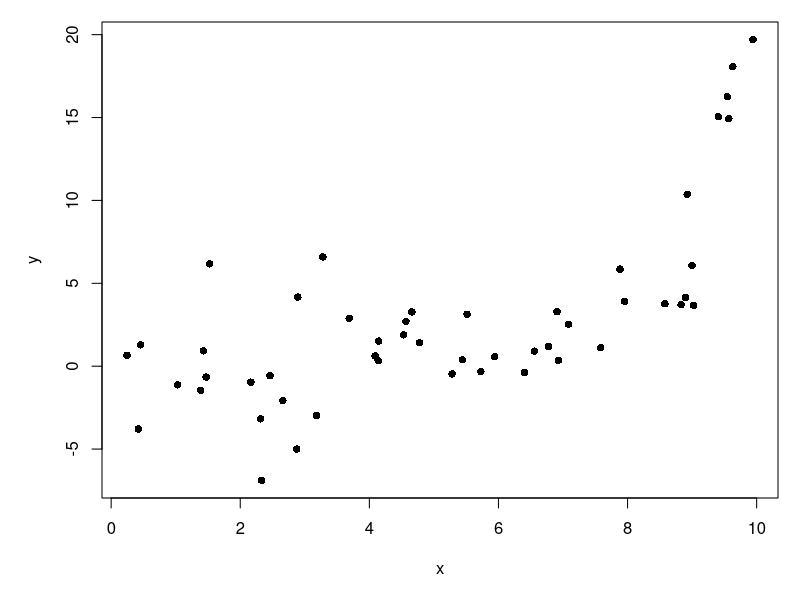
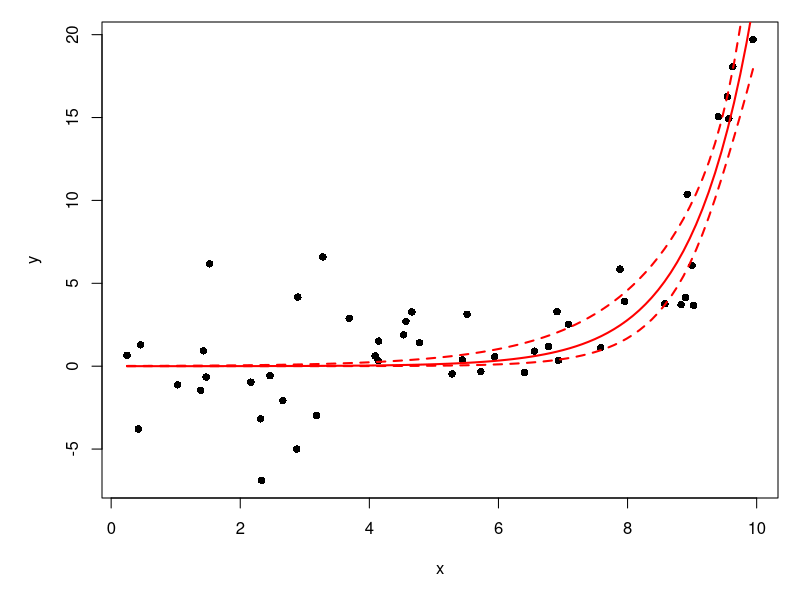
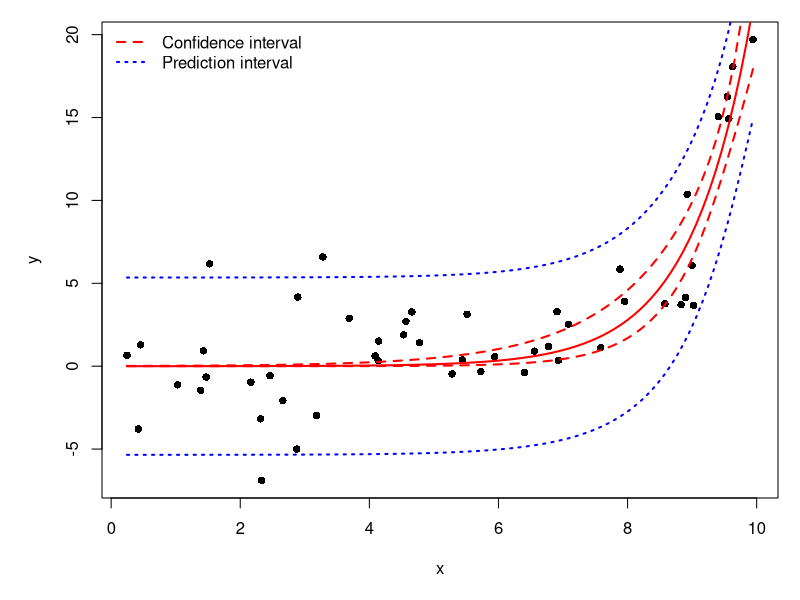
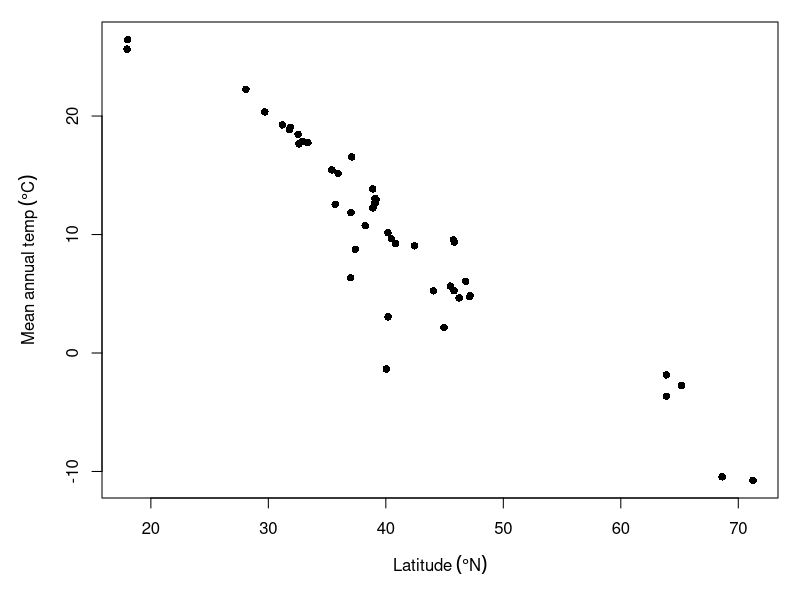
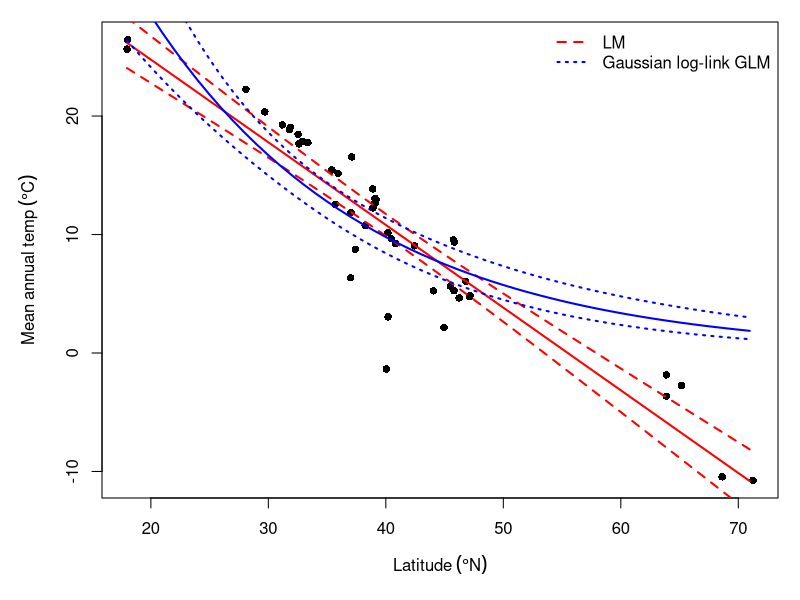
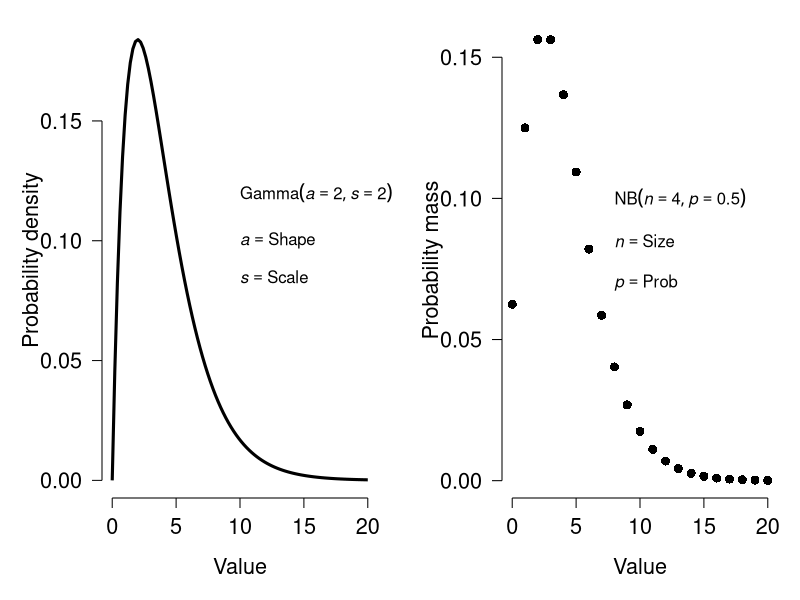
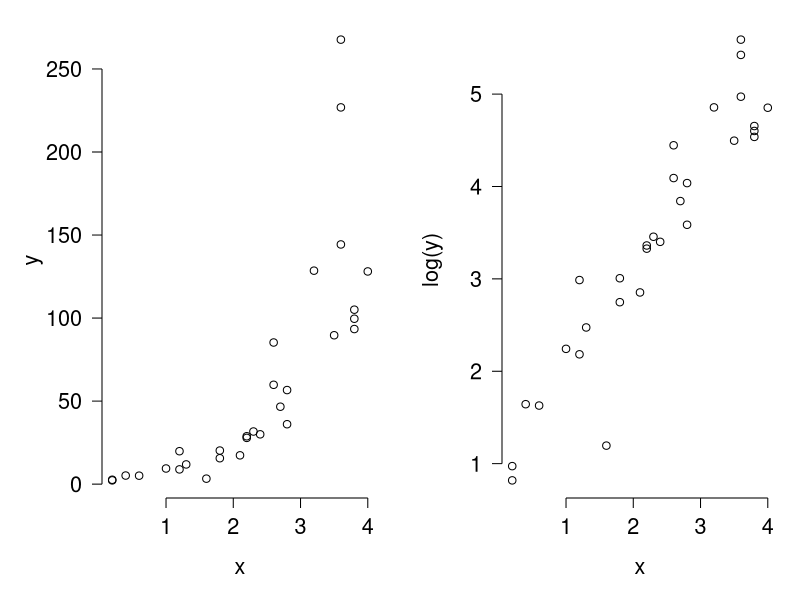
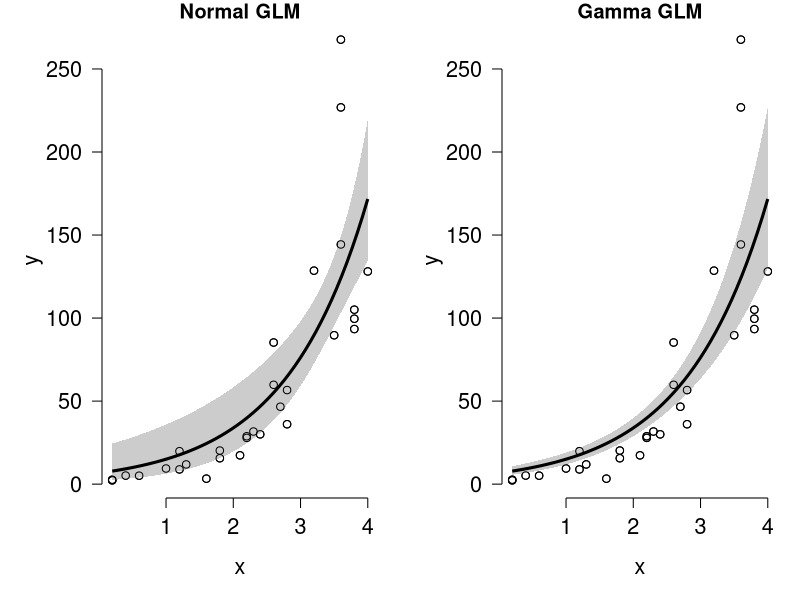

Write the R code that produced these figures, in order.
## ---- chunk 1
#| fig.width: 8
#| fig.height: 6


set.seed(123)
n <- 50
x <- runif(n, 0, 10)
beta0 <- -5.1
beta1 <- 0.8
eta <- beta0 + beta1*x
sigma <- 3
y <- rnorm(n, exp(eta), sigma)

par(mar=c(5.1, 5.1, 1.1, 1.1))
plot(x,y,pch=16)
## ---- chunk 2
mod1 <- glm(y~x, family=gaussian(link="log"),
            mustart=rep(1,n))
## ---- chunk 3
summary(mod1)
## ---- chunk 4
mod2 <- glm(y~x, family=gaussian(link="log"),
            start=c(-3, 1))
summary(mod2)
## ---- chunk 5
# x values
px <- seq(min(x), max(x), length=100)
# calculate prediction
pred <- predict(mod2, newdata=data.frame(x=px),
                type="link", se.fit=TRUE)
invlink <- mod2$family$linkinv
mn <- invlink(qnorm(0.5, pred$fit, pred$se.fit))
lo <- invlink(qnorm(0.025, pred$fit, pred$se.fit))
up <- invlink(qnorm(0.975, pred$fit, pred$se.fit))


## ---- chunk 6

par(mar=c(5.1, 5.1, 1.1, 1.1))
plot(x,y,pch=16)
points(px, lo, type="l", lwd=2, lty=2, col="red")
points(px, up, type="l", lwd=2, lty=2, col="red")
points(px, mn, type="l", lwd=2, col="red")
## ---- chunk 7
# 95% prediction interval
sigma_hat <- sqrt(summary(mod2)$dispersion)

# Approximate SE of fitted mean on response scale (delta method)
se_mean <- mn * pred$se.fit
lo_pred <- mn - 1.96 * sqrt(sigma_hat^2 + se_mean^2)
up_pred <- mn + 1.96 * sqrt(sigma_hat^2 + se_mean^2)

par(mar=c(5.1, 5.1, 1.1, 1.1))
plot(x,y,pch=16)
points(px, lo, type="l", lwd=2, lty=2, col="red")
points(px, up, type="l", lwd=2, lty=2, col="red")
points(px, mn, type="l", lwd=2, col="red")
points(px, up_pred, type="l", lwd=2, lty=3, col="blue")
points(px, lo_pred, type="l", lwd=2, lty=3, col="blue")
legend("topleft",
       legend=c("Confidence interval", "Prediction interval"),
       lwd=2, col=c("red", "blue"),
       lty=c(2,3), bty="n")

## ---- chunk 8
#| include: false
dx <- read.csv("../datasets/dat-neon-site-rich-env.csv")
## ---- chunk 9
#| fig.width: 8
#| fig.height: 6

par(mar=c(5.1, 5.1, 1.1, 1.1))
plot(dx$lat, dx$mat,
     xlab=expression(Latitude~(degree*N)),
     ylab=expression(Mean~annual~temp~(degree*C)),
     pch=16)
## ---- chunk 10
mod1 <- lm(mat~lat, data=dx)
mod2 <- glm(mat~lat, data=dx, family=gaussian(link="log"),
            start=c(5, -0.05))
## ---- chunk 11
summary(mod1)
## ---- chunk 12
summary(mod2)
## ---- chunk 13
px <- seq(min(dx$lat), max(dx$lat))
prx <- data.frame(lat=px)
pred1 <- predict(mod1, newdata=prx, se.fit=TRUE)
pred2 <- predict(mod2, newdata=prx, type="link", se.fit=TRUE)

prx$lo1 <- qnorm(0.025, pred1$fit, pred1$se.fit)
prx$mn1 <- qnorm(0.5, pred1$fit, pred1$se.fit)
prx$up1 <- qnorm(0.975, pred1$fit, pred1$se.fit)

prx$lo2 <- exp(qnorm(0.025, pred2$fit, pred2$se.fit))
prx$mn2 <- exp(qnorm(0.5, pred2$fit, pred2$se.fit))
prx$up2 <- exp(qnorm(0.975, pred2$fit, pred2$se.fit))
## ---- chunk 14
#| fig.width: 8
#| fig.height: 6

par(mar=c(5.1, 5.1, 1.1, 1.1))
plot(dx$lat, dx$mat,
     xlab=expression(Latitude~(degree*N)),
     ylab=expression(Mean~annual~temp~(degree*C)),
     pch=16)
points(prx$lat, prx$lo1, type="l", lwd=2, lty=2, col="red")
points(prx$lat, prx$up1, type="l", lwd=2, lty=2, col="red")
points(prx$lat, prx$mn1, type="l", lwd=2,        col="red")
points(prx$lat, prx$lo2, type="l", lwd=2, lty=3, col="blue")
points(prx$lat, prx$up2, type="l", lwd=2, lty=3, col="blue")
points(prx$lat, prx$mn2, type="l", lwd=2,        col="blue")
legend("topright",
       legend=c("LM",
                "Gaussian log-link GLM"),
       lwd=2, col=c("red", "blue"),
       lty=c(2,3), bty="n")
## ---- chunk 15
#| echo: false
#| fig.width: 8
#| fig.height: 4


# gamma vs. negative binomial figure
# shape = k = number of events
# scale = theta = time until events
x1 <- seq(0, 20, length=100)
y1 <- dgamma(x1, shape=2, scale=2)

# mu = mean
# size = 2
x2 <- 0:20
y2 <- dnbinom(x2, size=4, prob=0.5)

par(mfrow=c(1,2), mar=c(5.1, 5.1, 1.1, 1.1), 
    bty="n", lend=1, las=1, cex.axis=1.3, 
    cex.lab=1.3)
plot(x1, y1, type="l", lwd=3,
     xlab="Value", ylab="Probability density")
text(10, 0.12, expression("Gamma"*(list(italic(a)==2,italic(s)==2))), 
     adj=0, cex=1, xpd=NA)
text(10, 0.1, expression(italic(a)==Shape),adj=0, cex=1)
text(10, 0.085, expression(italic(s)==Scale),adj=0, cex=1)
plot(x2, y2, pch=16, cex=1.2,
     xlab="Value", ylab="Probability mass")
text(8, 0.1, expression(NB*(list(italic(n)==4, italic(p)==0.5))),adj=0, cex=1)
text(8, 0.085, expression(italic(n)==Size),adj=0, cex=1)
text(8, 0.07, expression(italic(p)==Prob),adj=0, cex=1)
## ---- chunk 16
set.seed(123)
n <- 30
x <- round(runif(n, 0, 4), 1)

# coefficients
beta0 <- 0.9
beta1 <- 1.2

# linear predictor
eta <- beta0 + beta1 * x

# inverse link
y <- exp(eta)

# gamma parameter
shape <- 4

# draw y values (stochastic part)
y <- rgamma(n, rate=shape/y, shape=shape)

# assemble dataset
dat <- data.frame(x=x, y=y)
## ---- chunk 17
#| fig.width: 8
#| fig.height: 6
plot(x,y)
## ---- chunk 18
#| fig.width: 8
#| fig.height: 6
plot(x, log(y))
## ---- chunk 19
mod1 <- glm(y~x, data=dat, family=gaussian(link="log"))
summary(mod1)
## ---- chunk 20
mod2 <- glm(y~x, data=dat, family=Gamma(link="log"))
summary(mod2)
## ---- chunk 21
1-mod1$deviance/mod1$null.deviance
## ---- chunk 22
1-mod2$deviance/mod2$null.deviance
## ---- chunk 23
#| fig.width: 8
#| fig.height: 6

# values for prediction
use.n <- 50
px <- seq(min(x), max(x), length=use.n)

# calculate predictions and CI
pred1 <- predict(mod1, newdata=data.frame(x=px),
                 type="link", se.fit=TRUE)
mn1 <- pred1$fit
lo1 <- qnorm(0.025, mn1, pred1$se.fit)
up1 <- qnorm(0.975, mn1, pred1$se.fit)

# inverse link function
mn1 <- mod1$family$linkinv(mn1)
lo1 <- mod1$family$linkinv(lo1)
up1 <- mod1$family$linkinv(up1)

# calculate predictions and CI for gamma model
pred2 <- predict(mod2, newdata=data.frame(x=px),
                 type="link", se.fit=TRUE)
mn2 <- pred1$fit
lo2 <- qnorm(0.025, mn2, pred2$se.fit)
up2 <- qnorm(0.975, mn2, pred2$se.fit)

# inverse link function
mn2 <- mod1$family$linkinv(mn2)
lo2 <- mod1$family$linkinv(lo2)
up2 <- mod1$family$linkinv(up2)

# make plot
par(mfrow=c(1,2))
plot(x,y, main="Normal GLM")
polygon(x=c(px, rev(px)), y=c(lo1, rev(up1)),
        border=NA, col="grey80")
points(px, mn1, type="l", lwd=3)
points(x, y)
plot(x,y, main="Gamma GLM")
polygon(x=c(px, rev(px)), y=c(lo2, rev(up2)),
        border=NA, col="grey80")
points(px, mn2, type="l", lwd=3)
points(x, y)
## ---- chunk 24
#| fig.width: 8
#| fig.height: 6

par(mar=c(5.1, 5.1, 1.1, 1.1))
plot(dx$lat, dx$npp,
     xlab=expression(Latitude~(degree*N)),
     ylab=expression(g~C~m^{-2}~yr^{-1}))
## ---- chunk 25
mod3 <- glm(npp~lat, data=dx, family=Gamma(link="log"))
summary(mod3)
## ---- chunk 26
1-mod3$deviance/mod3$null.deviance
## ---- chunk 27
#| fig.width: 8
#| fig.height: 6

# values for prediction
use.n <- 50
px <- seq(min(dx$lat), max(dx$lat), length=use.n)

# calculate predictions and CI
pred <- predict(mod3, newdata=data.frame(lat=px),
                 type="link", se.fit=TRUE)
mn <- qnorm(0.5, pred$fit, pred$se.fit)
lo <- qnorm(0.025, pred$fit, pred$se.fit)
up <- qnorm(0.975, pred$fit, pred$se.fit)

# inverse link function
mn <- mod3$family$linkinv(mn)
lo <- mod3$family$linkinv(lo)
up <- mod3$family$linkinv(up)

# make plot
par(mar=c(5.1, 5.1, 1.1, 1.1))
plot(dx$lat, dx$npp,
     xlab=expression(Latitude~(degree*N)),
     ylab=expression(NPP~(g~C~m^{-2}~yr^{-1})),
     ylim=c(0, 3000))
polygon(x=c(px, rev(px)),
        y=c(lo, rev(up)),
        border=NA, col="grey80")
points(px, mn, type="l", lwd=3)
points(dx$lat, dx$npp, pch=16)
## ---- chunk 28
#| fig.width: 8
#| fig.height: 6
#| echo: false

mod4 <- glm(npp~lat, data=dx, family=gaussian(link="log"))
# calculate predictions and CI
pred4 <- predict(mod4, newdata=data.frame(lat=px),
                 type="link", se.fit=TRUE)
mn4 <- qnorm(0.5, pred4$fit, pred4$se.fit)
lo4 <- qnorm(0.025, pred4$fit, pred4$se.fit)
up4 <- qnorm(0.975, pred4$fit, pred4$se.fit)

# inverse link function
mn4 <- mod4$family$linkinv(mn4)
lo4 <- mod4$family$linkinv(lo4)
up4 <- mod4$family$linkinv(up4)

# make plot
par(mar=c(5.1, 5.1, 1.1, 1.1))
plot(dx$lat, dx$npp,
     xlab=expression(Latitude~(degree*N)),
     ylab=expression(NPP~(g~C~m^{-2}~yr^{-1})),
     ylim=c(0, 3000))
points(px, lo4, type="l", lwd=2, col="red", lty=2)
points(px, up4, type="l", lwd=2, col="red", lty=2)
points(px, mn4, type="l", lwd=2, col="red")
points(px, lo4, type="l", lwd=2, col="blue", lty=3)
points(px, up4, type="l", lwd=2, col="blue", lty=3)
points(px, mn4, type="l", lwd=2, col="blue")
points(dx$lat, dx$npp, pch=16)
legend("topright",
       legend=c("Gamma GLM",
                "Gaussian log-link GLM"),
       lwd=2, col=c("red", "blue"),
       lty=c(2,3), bty="n")
